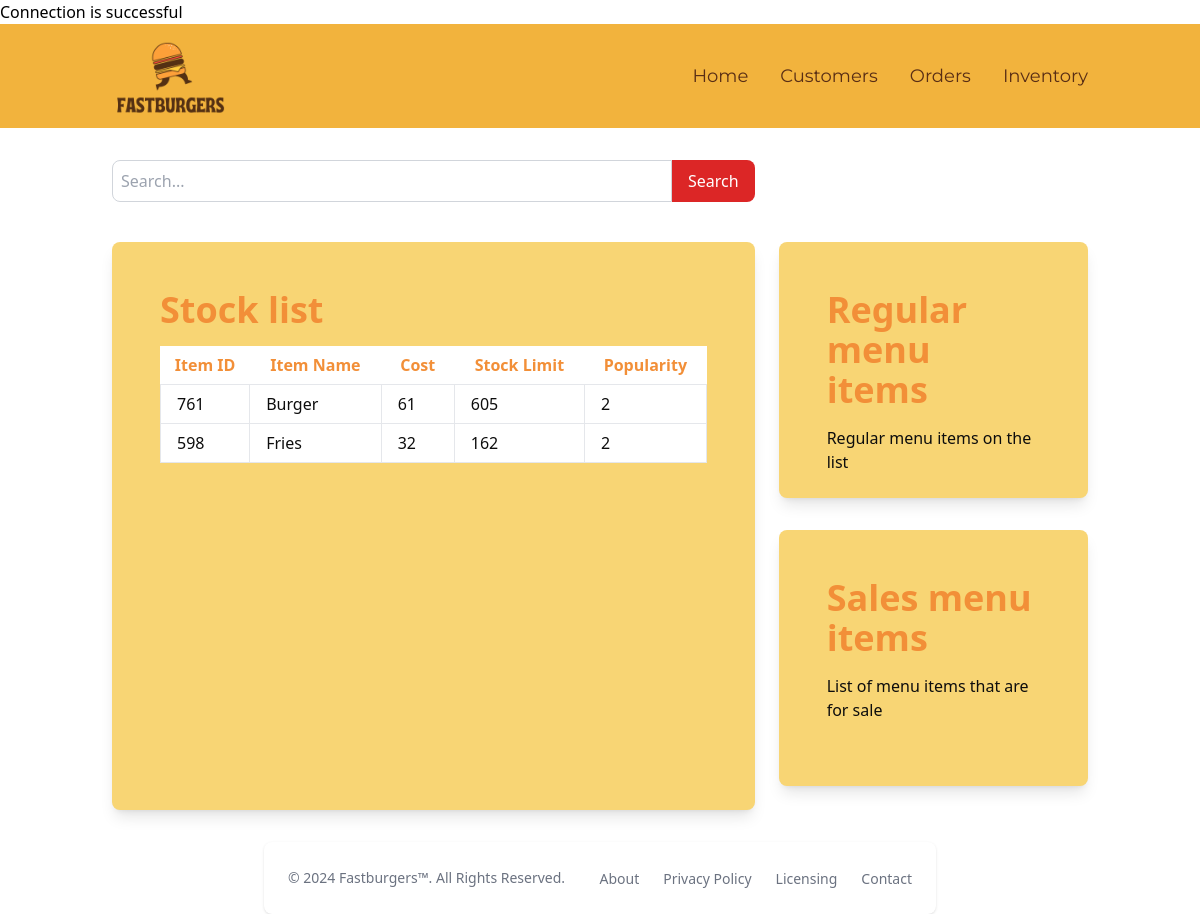
Page /pages/Inventory.php on the committed database.
### tables this page shows
CREATE TABLE `item` (
  `item_id` int(11) NOT NULL,
  `item_name` varchar(64) NOT NULL,
  `item_cost` double DEFAULT NULL,
  `stock_limit` int(11) DEFAULT NULL
);

### pages/Inventory.php (the view)
<?php
    include '../config/dbConfig.php';
    include '../partials/header.php';
    include '../partials/navigation.php';
    $itemPopularityQuery = $conn->prepare("SELECT
            item.*,
            COUNT(Order_Items.fk_item_id) AS popularity
        FROM
            item
        LEFT JOIN
            Order_Items ON item.item_id = Order_Items.fk_item_id
        GROUP BY
            item.item_id
        ORDER BY
            popularity DESC;
    ");
    $itemPopularityQuery->execute();
    $itemPopularityQuery->bind_result($itemId, $itemName, $itemCost, $stockLimit, $popularity);
    $items = [];
    while ($itemPopularityQuery->fetch()) {
        $items[] = [
            'id' => $itemId,
            'name' => $itemName,
            'cost' => $itemCost,
            'stock_limit' => $stockLimit,
            'popularity' => $popularity,
        ];
    }
?>
<div class="container flex-grow mx-auto px-2 md:px-6 py-8" style="background-color: #FFFFFF;">
    <div class="grid grid-cols-1 md:grid-cols-3 gap-6">
        <div class="search-box md:col-span-2">
            <form action="search_results.php" method="get" class="flex">
                <input type="text" name="query" placeholder="Search..." class="w-full p-2 border border-gray-300 rounded-l-lg focus:outline-none focus:ring-2 focus:ring-red-600"/>
                <button type="submit" class="px-4 py-2 bg-red-600 text-white rounded-r-lg hover:bg-red-700 focus:outline-none focus:ring-2 focus:ring-red-600">Search</button>
            </form>
        </div>
        <div class="stock-list md:col-span-2 bg-white p-12 rounded-lg shadow-lg h-full row-span-2" style="background-color: #f8d574; border-color: #592E15;">
            <h2 class=".montsheading text-4xl font-bold mb-4" style="color: #F28F38;">Stock list</h2>
            <table class="min-w-full bg-white">
                <thead>
                    <tr>
                        <th class=".montsheading py-2" style="color: #F28F38;">Item ID</th>
                        <th class=".montsheading py-2" style="color: #F28F38;">Item Name</th>
                        <th class=".montsheading py-2" style="color: #F28F38;">Cost</th>
                        <th class=".montsheading py-2" style="color: #F28F38;">Stock Limit</th>
                        <th class=".montsheading py-2" style="color: #F28F38;">Popularity</th>
                    </tr>
                </thead>
                <tbody>
                    <?php foreach ($items as $item): ?>
                        <tr style="border-color: #592E15;">
                            <td class="border px-4 py-2" style="color: #0D0D0D;"><?= htmlspecialchars($item['id']) ?></td>
                            <td class="border px-4 py-2" style="color: #0D0D0D;"><?= htmlspecialchars($item['name']) ?></td>
                            <td class="border px-4 py-2" style="color: #0D0D0D;"><?= htmlspecialchars($item['cost']) ?></td>
                            <td class="border px-4 py-2" style="color: #0D0D0D;"><?= htmlspecialchars($item['stock_limit']) ?></td>
                            <td class="border px-4 py-2" style="color: #0D0D0D;"><?= htmlspecialchars($item['popularity']) ?></td>
                        </tr>
                    <?php endforeach; ?>
                </tbody>
            </table>
        </div>
        <div class="space-y-8">
            <div class="regular-items bg-white p-12 rounded-lg shadow-lg h-64" style="background-color: #f8d574; border-color: #592E15;">
                <h2 class=".montsheading text-4xl font-bold mb-4" style="color: #F28F38;">Regular menu items</h2>
                <p style="color: #0D0D0D;">Regular menu items on the list</p>
            </div>
            <div class="sales-items bg-white p-12 rounded-lg shadow-lg h-64" style="background-color: #f8d574; border-color: #592E15;">
                <h2 class=".montsheading text-4xl font-bold mb-4" style="color: #F28F38;">Sales menu items</h2>
                <p style="color: #0D0D0D;">List of menu items that are for sale</p>
            </div>
        </div>
    </div>
</div>
<?php
    include '../partials/footer.php';
?>

### rows in the picture
item: item_id "761", item_name "Burger", item_cost "61", stock_limit "605", popularity "2"
item: item_id "598", item_name "Fries", item_cost "32", stock_limit "162", popularity "2"
